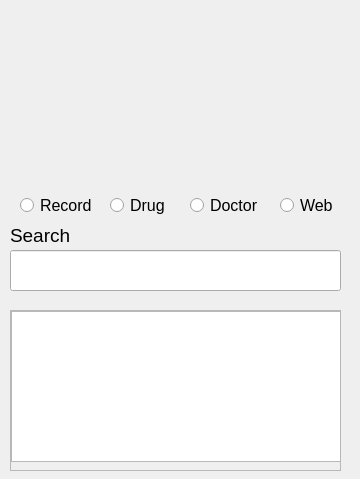
<?xml version="1.0" encoding="UTF-8"?>
<ui version="4.0">
 <class>MainWindow</class>
 <widget class="QMainWindow" name="MainWindow">
  <property name="geometry">
   <rect>
    <x>0</x>
    <y>0</y>
    <width>360</width>
    <height>479</height>
   </rect>
  </property>
  <property name="windowTitle">
   <string>MainWindow</string>
  </property>
  <widget class="QWidget" name="centralWidget">
   <widget class="QLabel" name="label">
    <property name="geometry">
     <rect>
      <x>10</x>
      <y>220</y>
      <width>141</width>
      <height>31</height>
     </rect>
    </property>
    <property name="font">
     <font>
      <pointsize>14</pointsize>
     </font>
    </property>
    <property name="text">
     <string>Search</string>
    </property>
    <property name="textFormat">
     <enum>Qt::RichText</enum>
    </property>
   </widget>
   <widget class="QLineEdit" name="lineEdit">
    <property name="geometry">
     <rect>
      <x>10</x>
      <y>250</y>
      <width>331</width>
      <height>41</height>
     </rect>
    </property>
   </widget>
   <widget class="QRadioButton" name="radioButton">
    <property name="geometry">
     <rect>
      <x>20</x>
      <y>190</y>
      <width>121</width>
      <height>31</height>
     </rect>
    </property>
    <property name="font">
     <font>
      <pointsize>12</pointsize>
     </font>
    </property>
    <property name="text">
     <string>Record</string>
    </property>
   </widget>
   <widget class="QRadioButton" name="radioButton_2">
    <property name="geometry">
     <rect>
      <x>110</x>
      <y>190</y>
      <width>121</width>
      <height>31</height>
     </rect>
    </property>
    <property name="font">
     <font>
      <pointsize>12</pointsize>
     </font>
    </property>
    <property name="text">
     <string>Drug</string>
    </property>
   </widget>
   <widget class="QRadioButton" name="radioButton_3">
    <property name="geometry">
     <rect>
      <x>280</x>
      <y>190</y>
      <width>121</width>
      <height>31</height>
     </rect>
    </property>
    <property name="font">
     <font>
      <pointsize>12</pointsize>
     </font>
    </property>
    <property name="text">
     <string>Web</string>
    </property>
   </widget>
   <widget class="QRadioButton" name="radioButton_4">
    <property name="geometry">
     <rect>
      <x>190</x>
      <y>190</y>
      <width>121</width>
      <height>31</height>
     </rect>
    </property>
    <property name="font">
     <font>
      <pointsize>12</pointsize>
     </font>
    </property>
    <property name="text">
     <string>Doctor</string>
    </property>
   </widget>
   <widget class="QScrollArea" name="scrollArea">
    <property name="geometry">
     <rect>
      <x>10</x>
      <y>310</y>
      <width>331</width>
      <height>161</height>
     </rect>
    </property>
    <property name="widgetResizable">
     <bool>true</bool>
    </property>
    <widget class="QWidget" name="scrollAreaWidgetContents">
     <property name="geometry">
      <rect>
       <x>0</x>
       <y>0</y>
       <width>329</width>
       <height>159</height>
      </rect>
     </property>
     <widget class="QTextEdit" name="textEdit">
      <property name="geometry">
       <rect>
        <x>0</x>
        <y>0</y>
        <width>331</width>
        <height>151</height>
       </rect>
      </property>
     </widget>
    </widget>
   </widget>
  </widget>
 </widget>
 <layoutdefault spacing="6" margin="11"/>
 <resources/>
 <connections/>
</ui>
